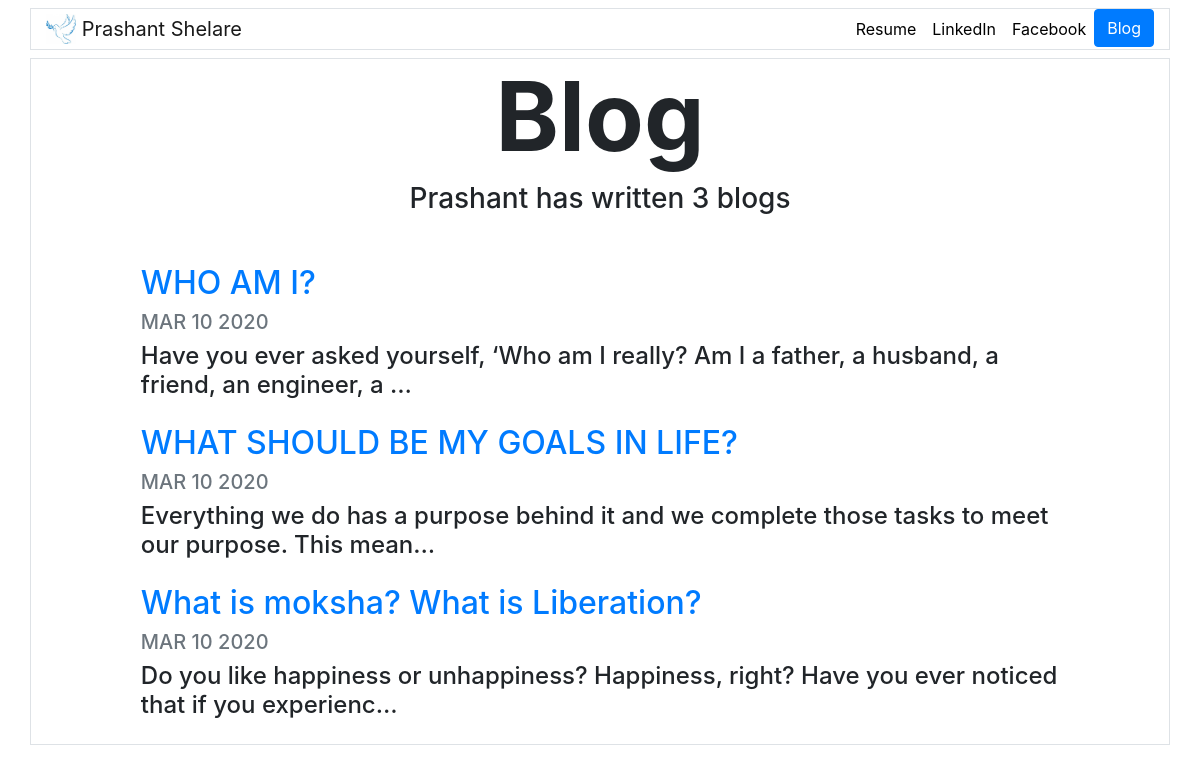
Screenshot of /blog/ with the database file from the repository.
### blog/models.py (models this page shows, shortened)
class Blog(models.Model):
    title = models.CharField(max_length=100)
    description = models.TextField()
    date = models.DateField()

### blog/views.py (the view)
# urls.py: path('', views.all_blogs, name='all_blogs'),
def all_blogs(request):
    blogs = Blog.objects.all()
    return render(request, 'blog/all_blogs.html', {'blogs':blogs})

### blog/templates/blog/all_blogs.html
{% extends "portfolio/base.html" %}
{% load static %}
{% block content %}
<h1 id="blogtitle" class="font-weight-bold text-center">Blog</h1>
<h3 class="text-center mb-5">Prashant has written {{ blogs.count }} blog{{ blogs.count|pluralize }}</h3>
{% for blog in blogs %}
<div class="row justify-content-center my-3">
  <div class="col-md-10">
    <a href="{% url 'blog:detail' blog.id %}">
      <h2>{{ blog.title }}</h2>
    </a>
    <h5 class="text-muted">{{ blog.date|date:'M d Y'|upper }}</h5>
    <h4>{{ blog.description|striptags|truncatechars:100 }}</h4>
  </div>
</div>
{% endfor %}
{% endblock %}

### portfolio/templates/portfolio/base.html (shortened to what this page needs)
<!doctype html>
{% load static %}
<html lang="en">
<head>
  <link rel="stylesheet" href="{% static 'portfolio/custom.css' %}">
  <link rel="stylesheet" href="https://stackpath.bootstrapcdn.com/bootstrap/4.4.1/css/bootstrap.min.css">
</head>
<body>
  <nav id="topNav" class="navbar navbar-expand-md navbar-light ">
     <div class="container border">
      <a class="navbar-brand" href="{% url 'home' %}">
        <img src="{% static 'portfolio/dove1.jpg' %}" width="30" height="30" class="d-inline-block align-top" alt="Prashant's Logo">
        <span>Prashant Shelare</span>
      </a>
      <div class="collapse navbar-collapse text-center" id="navbarNav">
        <ul class="navbar-nav ml-auto">
          <li class="nav-item">
            <a class="nav-link" href="{% static 'portfolio/Prashant202003.pdf' %}" target="_blank">Resume</a>
          </li>
          <li class="nav-item">
            <a class="nav-link" href="https://www.linkedin.com/in/prashant-shelare-70a6bb71/" target="_blank">LinkedIn</a>
          </li>
          <li class="nav-item">
            <a class="nav-link" href="https://facebook.com/prashant.shelare" target="_blank">Facebook</a>
          </li>
          <li>
            <a role="button" href="{% url 'blog:all_blogs' %}" class="btn btn-primary">Blog</a>
          </li>
        </ul>
      </div>
    </div>
  </nav>
  <div class="container border">
    {% block content %}{% endblock %}
  </div>
</body>
</html>

### portfolio/static/portfolio/custom.css (style rules this page uses)
.navbar-nav .nav-link { color: rgba(0,0,0,1) !important; }
body { font-family: 'Lato', sans-serif; }
#blogtitle { font-size: 6rem; }

### rows the page displays
Blog: title "WHO AM I?", date "MAR 10 2020", description "Have you ever asked yourself, ‘Who am I really? Am I a father, a husband, a friend, an engineer, a …"
Blog: title "WHAT SHOULD BE MY GOALS IN LIFE?", date "MAR 10 2020", description "Everything we do has a purpose behind it and we complete those tasks to meet our purpose. This mean…"
Blog: title "What is moksha? What is Liberation?", date "MAR 10 2020", description "Do you like happiness or unhappiness? Happiness, right? Have you ever noticed that if you experienc…"

### other values shown
{{ blogs.count }} "3"
